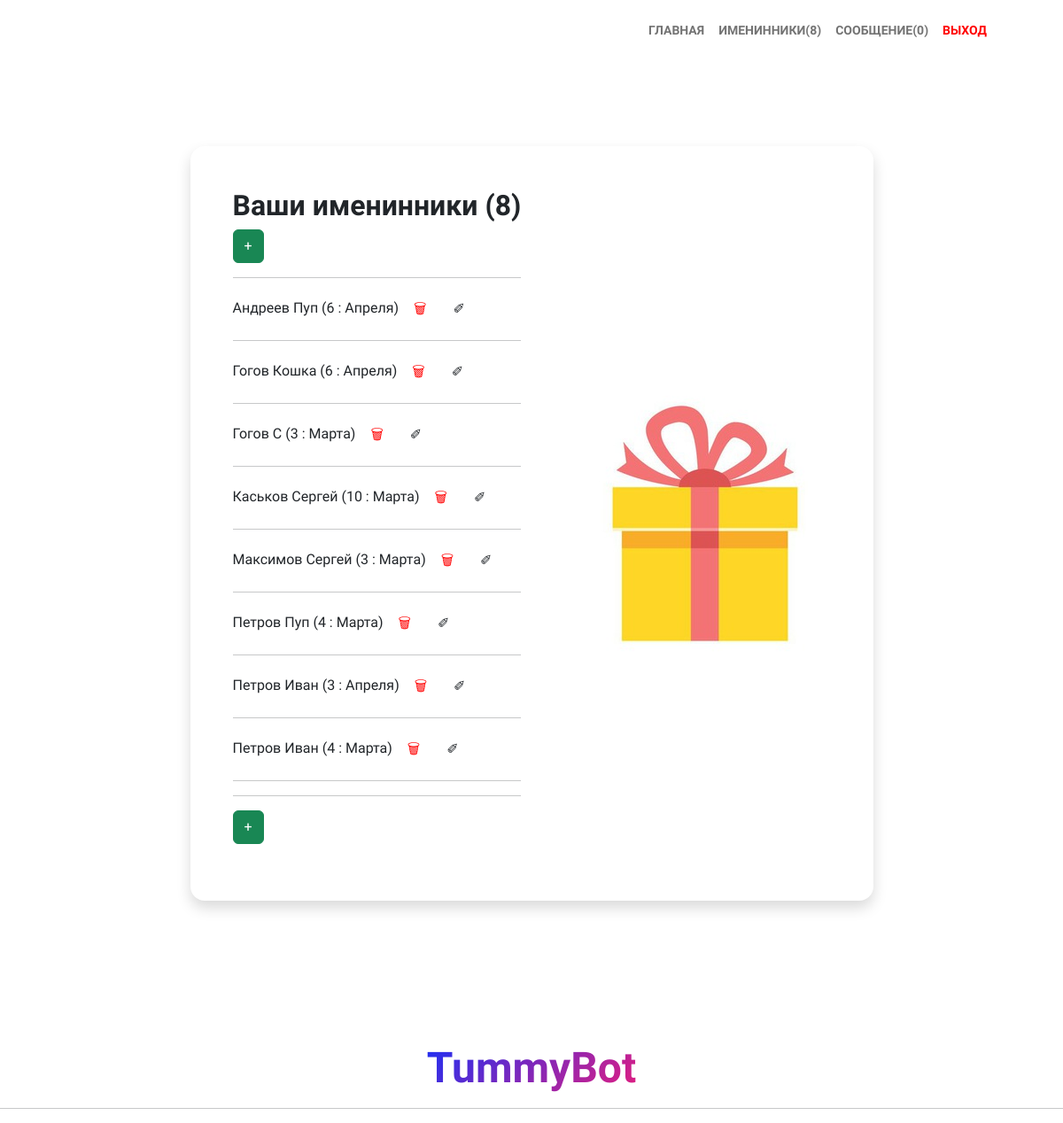
The page /users/radmi-list/ (signed in) on the database its author committed.
### reminders/models.py (models this page shows)
class Birthday_boy(models.Model):
    name = models.CharField(max_length=32, default='default name')
    surname = models.CharField(max_length=32)
    def __str__(self):
        return f'{self.surname} {self.name}   ({self.day} : {self.month})'
    day = models.ForeignKey(Day, on_delete=models.CASCADE)
    month = models.ForeignKey(Month, on_delete=models.CASCADE)
    user = models.ManyToManyField(SiteUser)

class Day(models.Model):
    day = models.IntegerField(unique=True)
    def __str__(self):
        return '{}'.format(self.day)

class Month(models.Model):
    month = models.CharField(max_length=12, unique=True)
    def __str__(self):
        return self.month

### reminders/views.py (the view)
# urls.py: path('radmi-list/', views.RadmiListView.as_view(), name='radmi_list'),
class RadmiListView(ListView, HumanContextMixin):
    model = Birthday_boy
    template_name = 'reminders/radmi_list.html'
    context_object_name = 'birthday'
    def get_queryset(self):
        return Birthday_boy.objects.filter(user=self.request.user)

### reminders/context_processors.py (called while the page is built)
def name_bot(request):
    return {"name_bot": 'TummyBot'}

def story(request):
    try:
        story = Birthday_boy.objects .filter(user = request.user).latest('id')
        return {"story": story}
    except TypeError:
        return {"story": ''}
    except ObjectDoesNotExist:
        return {"story": ''}

### reminders/views.py (called while the page is built)
    def get_context_data(self, *args, **kwargs):
        context = super().get_context_data(*args, **kwargs)
        context['count'] = Birthday_boy.objects.filter(user=self.request.user).count()
        context['count_messages'] = Reminder.objects.filter(user=self.request.user).count()
        context['date_time'] = date_time.date()
        return context

### reminders/templates/reminders/radmi_list.html (shortened to what this page needs)
{% extends "base.html" %}
{% load static %}
{% block index %}
<section class="py-5" xmlns="http://www.w3.org/1999/html">
    <div class="container px-5 mb-5">
        <div class="row gx-5 justify-content-center">
            <div class="col-lg-11 col-xl-9 col-xxl-8">
                <div class="card overflow-hidden shadow rounded-4 border-0 mb-5">
                    <div class="card-body p-0">
                        <div class="d-flex align-items-center">
                            <div class="p-5">
                                <h2 class="fw-bolder">Ваши именинники ({{count}})</h2>
                                <h4>
                               <a class="btn btn-success" title="Добавить"  href="{% url 'blog_site:radmi_create' %}">+</a>
                                </h4>
                                <p> {%for i in birthday|dictsort:"surname"%}
                                <hr>
                               {{i}}
                 <a class = "btn" href="{% url 'blog_site:radmi_delete' pk=i.pk %}" title="Удалить" style="color: red;">&#128465; </a>
                       <a class = "btn" href="{% url 'blog_site:radmi_update' pk=i.pk %}" title="Изменить">&#10000; </a>
                                {% endfor %}
                                <hr>
                                <hr>
                                <p>
                                 <a class="btn btn-success" title="Добавить"  href="{% url 'blog_site:radmi_create' %}">+</a>
                                </p>
                            </div>
                            <img class="img-fluid" src="{% static 'assets/present.png' %}" alt="..."/>
                        </div>
                    </div>
                </div>
            </div>
        </div>
    </div>
</section>
 <div class="row gx-5 justify-content-center">
            <div class="col-xxl-8">
                <div class="text-center my-3">
                    <h4 class="display-5 fw-bolder"><span class="text-gradient d-inline">{{name_bot}}</span></h4>
<hr>
                    </div>
                </div>
            </div>
{% endblock %}

### rows shown on the page
Birthday_boy: surname+name+day "Андреев Пуп (6 : Апреля)"
Birthday_boy: surname+name+day "Гогов Кошка (6 : Апреля)"
Birthday_boy: surname+name+day "Гогов С (3 : Марта)"
Birthday_boy: surname+name+day "Каськов Сергей (10 : Марта)"
Birthday_boy: surname+name+day "Максимов Сергей (3 : Марта)"
Birthday_boy: surname+name+day "Петров Пуп (4 : Марта)"
Birthday_boy: surname+name+day "Петров Иван (3 : Апреля)"
Birthday_boy: surname+name+day "Петров Иван (4 : Марта)"

### other values the page prints
{{ count }} "8"
{{ count_messages }} "0"
{{ name_bot }} "TummyBot"
